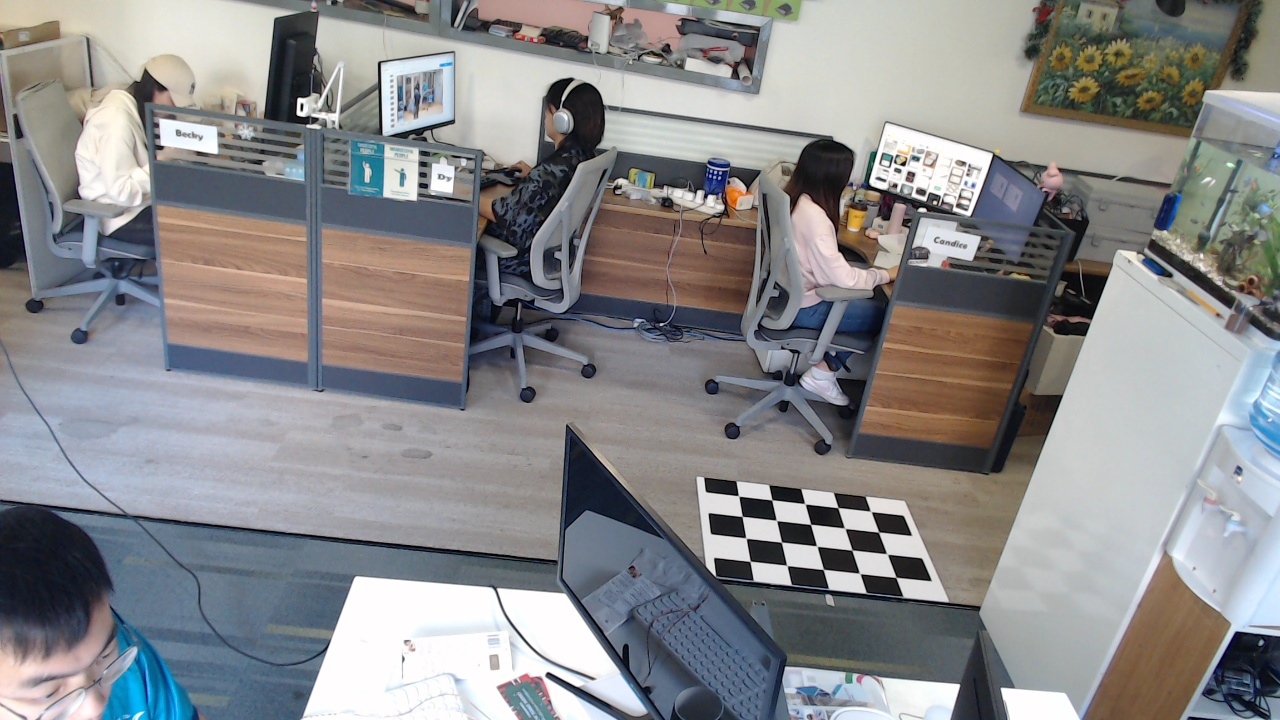
#> input picture multi_camera_calibration/cam_param0/calibration1.jpg, 1280 x 720 px
$ python calibration_v2.py cam_param0 100 100 1.0
#> lines starting #> are read from the running program, lines starting #| are printed output that depends on the picture
# Import required modules
import cv2
import numpy as np
import os
import glob
import re
import argparse


if __name__ == "__main__":

    # Parse command line arguments
    parser = argparse.ArgumentParser(description="single camera calibration using raw image")
    parser.add_argument("image_folder", type=str, help="Path to the folder containing images from Camera")
    parser.add_argument("pattern_width", type=int, help="Number of corners in the calibration pattern along the width")
    parser.add_argument("pattern_height", type=int, help="Number of corners in the calibration pattern along the height")
    parser.add_argument("square_size", type=float, help="Size of a side of a square in the chessboard (in any unit, e.g., mm)")
    args = parser.parse_args()

    # Define the dimensions of checkerboard
    CHECKERBOARD = (args.pattern_width, args.pattern_height)
    square_size = args.square_size


    # stop the iteration when specified
    # accuracy, epsilon, is reached or
    # specified number of iterations are completed.
    criteria = (cv2.TERM_CRITERIA_EPS +
                cv2.TERM_CRITERIA_MAX_ITER, 30, 0.001)


    # Vector for 3D points
    threedpoints = []

    # Vector for 2D points
    twodpoints = []


    # 3D points real world coordinates
    objectp3d = np.zeros((1, CHECKERBOARD[0] * CHECKERBOARD[1], 3), np.float32)
    objectp3d[0, :, :2] = np.mgrid[0:CHECKERBOARD[0], 0:CHECKERBOARD[1]].T.reshape(-1, 2)
    objectp3d = objectp3d * square_size
    prev_img_shape = None


    # Load calibration images from the folder
    # folder_path =
    image_files = glob.glob(args.image_folder + "/" + '*.jpg')
    image_files.sort(key=lambda f: int(re.sub('\D', '', f)))
    print(image_files)

    for filename in image_files:
        image = cv2.imread(filename)
#> image is the input picture: shape (720, 1280, 3); mean B, G, R 138.6, 137.2, 137.1
        grayColor = cv2.cvtColor(image, cv2.COLOR_BGR2GRAY)
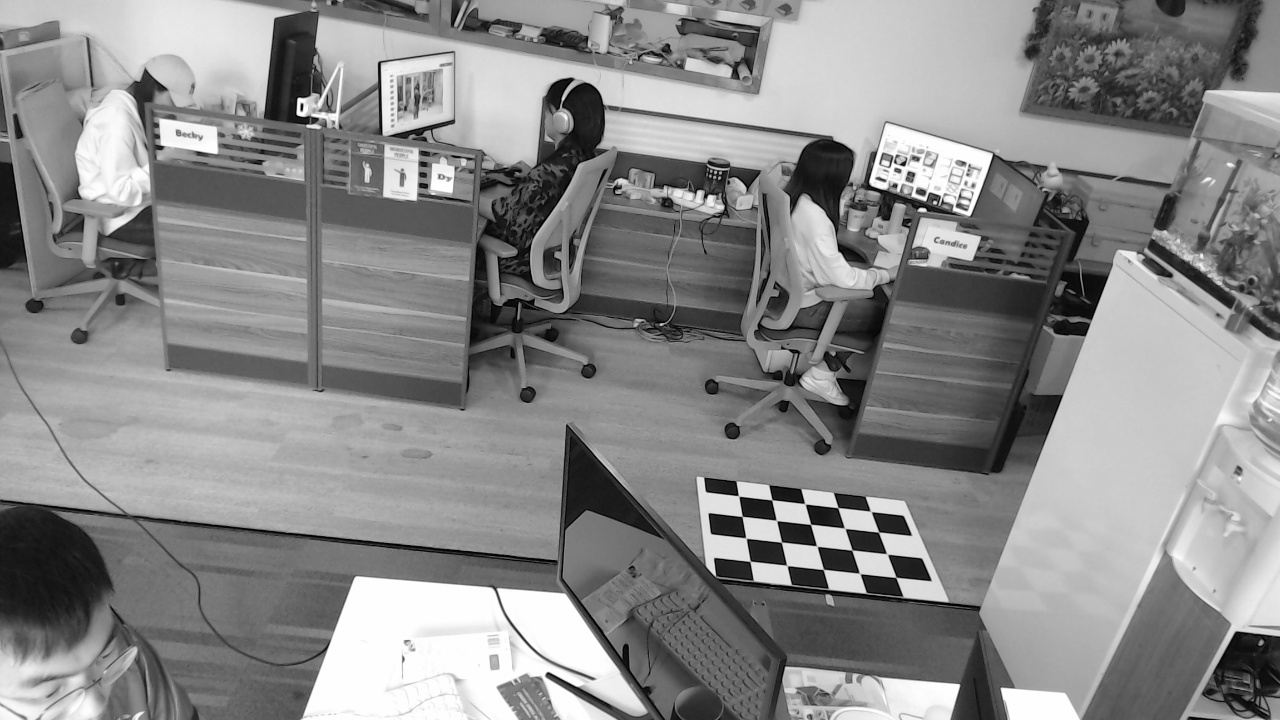
#> grayColor: shape (720, 1280); min 0, max 255, mean 137.3

        # Find the chess board corners
        # If desired number of corners are
        # found in the image then ret = true
        ret, corners = cv2.findChessboardCorners(
                        grayColor, CHECKERBOARD,
                        cv2.CALIB_CB_ADAPTIVE_THRESH
                        + cv2.CALIB_CB_FAST_CHECK +
                        cv2.CALIB_CB_NORMALIZE_IMAGE)
#> ret = False; corners = None

        # If desired number of corners can be detected then,
        # refine the pixel coordinates and display
        # them on the images of checker board
        if ret == True:
            threedpoints.append(objectp3d)

            # Refining pixel coordinates
            # for given 2d points.
            corners2 = cv2.cornerSubPix(
                grayColor, corners, (11, 11), (-1, -1), criteria)

            twodpoints.append(corners2)

            # Draw and display the corners
            image = cv2.drawChessboardCorners(image,
                                            CHECKERBOARD,
                                            corners2, ret)

        cv2.imshow('img', image)
        cv2.waitKey(0)

    cv2.destroyAllWindows()

    h, w = image.shape[:2]
#> h = 720; w = 1280


    # Calibrate the camera
#> (the run stopped early here; a loop or call above may not have finished)
